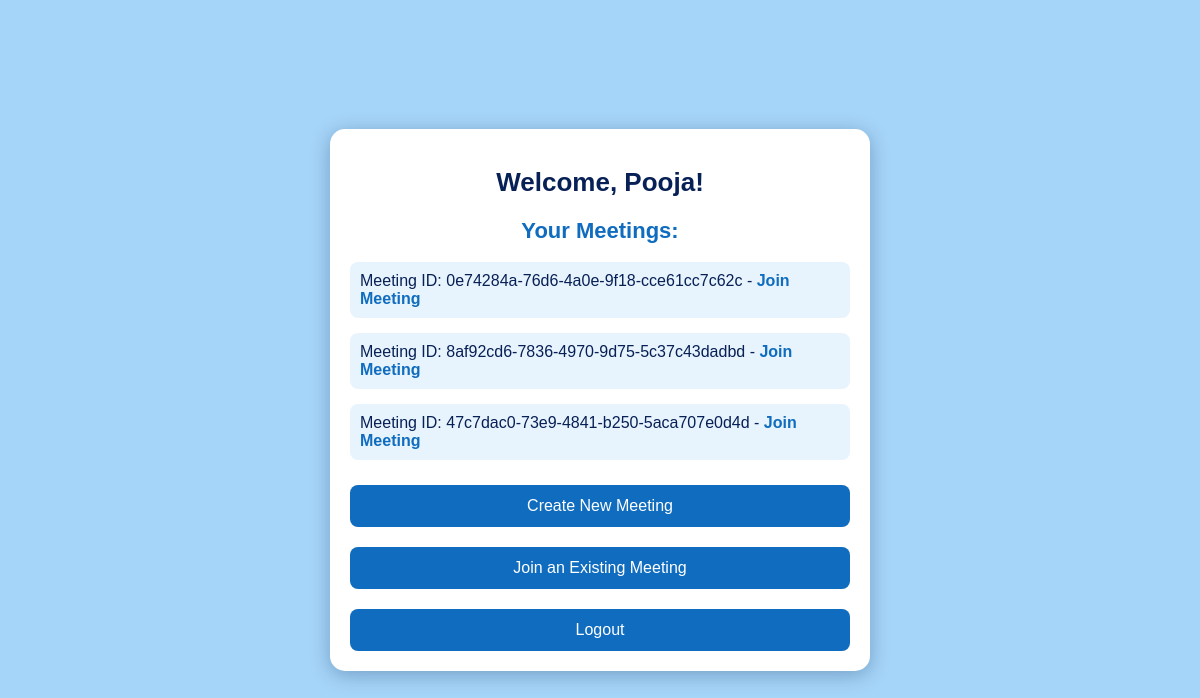
/dashboard (signed in), run on the app's committed database.
### school/meet.py (models this page shows, shortened)
class Register(db.Model):
    id = db.Column(db.Integer, primary_key=True)
    email = db.Column(db.String(50), unique=True, nullable=False)
    first_name = db.Column(db.String(50), nullable=False)
    last_name = db.Column(db.String(50), nullable=False)
    username = db.Column(db.String(20), unique=True, nullable=False)
    password = db.Column(db.String(128), nullable=False)

class Meeting(db.Model):
    id = db.Column(db.Integer, primary_key=True)
    room_id = db.Column(db.String(50), unique=True, nullable=False)
    host_id = db.Column(db.Integer, db.ForeignKey('register.id'), nullable=False)
    host = db.relationship('Register', backref='meetings', lazy=True)

### school/meet.py (the view)
@meet_bp.route("/dashboard")
@login_required
def dashboard():
    meetings = Meeting.query.filter_by(host_id=current_user.id).all()
    return render_template("dashboard.html", meetings=meetings, first_name=current_user.first_name)

### school/meet.py (called while the page is built)
@login_manager.user_loader
def load_user(user_id):
    return Register.query.get(int(user_id))

### templates/dashboard.html (shortened to what this page needs)
<!DOCTYPE html>
<html lang="en">
<head>
</head>
<body>
    <div class="container">
        <h1>Welcome, {{ first_name }}!</h1>
        <div class="dashboard">
            <h2>Your Meetings:</h2>
            <ul class="meeting-list">
                {% for meeting in meetings %}
                    <li>Meeting ID: {{ meeting.room_id }} -
                        <a href="{{ url_for('meet.meeting', room_id=meeting.room_id) }}" class="link">Join Meeting</a>
                    </li>
                {% endfor %}
            </ul>
            <form action="{{ url_for('meet.create_meeting') }}" method="POST">
                <button type="submit" class="btn">Create New Meeting</button>
            </form>
            <form action="{{ url_for('meet.join') }}" method="GET" style="margin-top: 10px;">
                <button type="submit" class="btn">Join an Existing Meeting</button>
            </form>
            <form action="{{ url_for('meet.logout') }}" method="POST" style="margin-top: 10px;">
                <button type="submit" class="btn">Logout</button>
            </form>
        </div>
    </div>
</body>
</html>

### templates/dashboard.html (style rules this page uses)
body { font-family: 'Arial', sans-serif; background-color: #a5d5f8; margin: 0; padding: 0; display: flex; justify-content: center; align-items: center; height: 100vh; color: #072055; }
.container { max-width: 500px; width: 100%; background-color: white; padding: 20px; border-radius: 15px; box-shadow: 0 4px 20px rgba(7, 32, 85, 0.3); text-align: center; }
h1 { margin-bottom: 10px; font-size: 26px; color: #072055; }
h2 { margin-top: 20px; font-size: 22px; color: #0f6cbe; }
.meeting-list { list-style-type: none; padding: 0; margin: 0; text-align: left; }
.meeting-list li { margin: 15px 0; padding: 10px; background-color: #e8f4fd; color: #072055; border-radius: 8px; transition: background-color 0.3s; }
.link { color: #0f6cbe; text-decoration: none; font-weight: bold; }
.btn { background-color: #0f6cbe; color: white; padding: 12px 20px; border: none; border-radius: 8px; cursor: pointer; width: 100%; margin-top: 10px; font-size: 16px; transition: background-color 0.3s, transform 0.2s; }
.dashboard { margin-top: 20px; }

### data on the page
Register: first_name "Pooja"
Meeting: room_id "0e74284a-76d6-4a0e-9f18-cce61cc7c62c"
Meeting: room_id "8af92cd6-7836-4970-9d75-5c37c43dadbd"
Meeting: room_id "47c7dac0-73e9-4841-b250-5aca707e0d4d"
